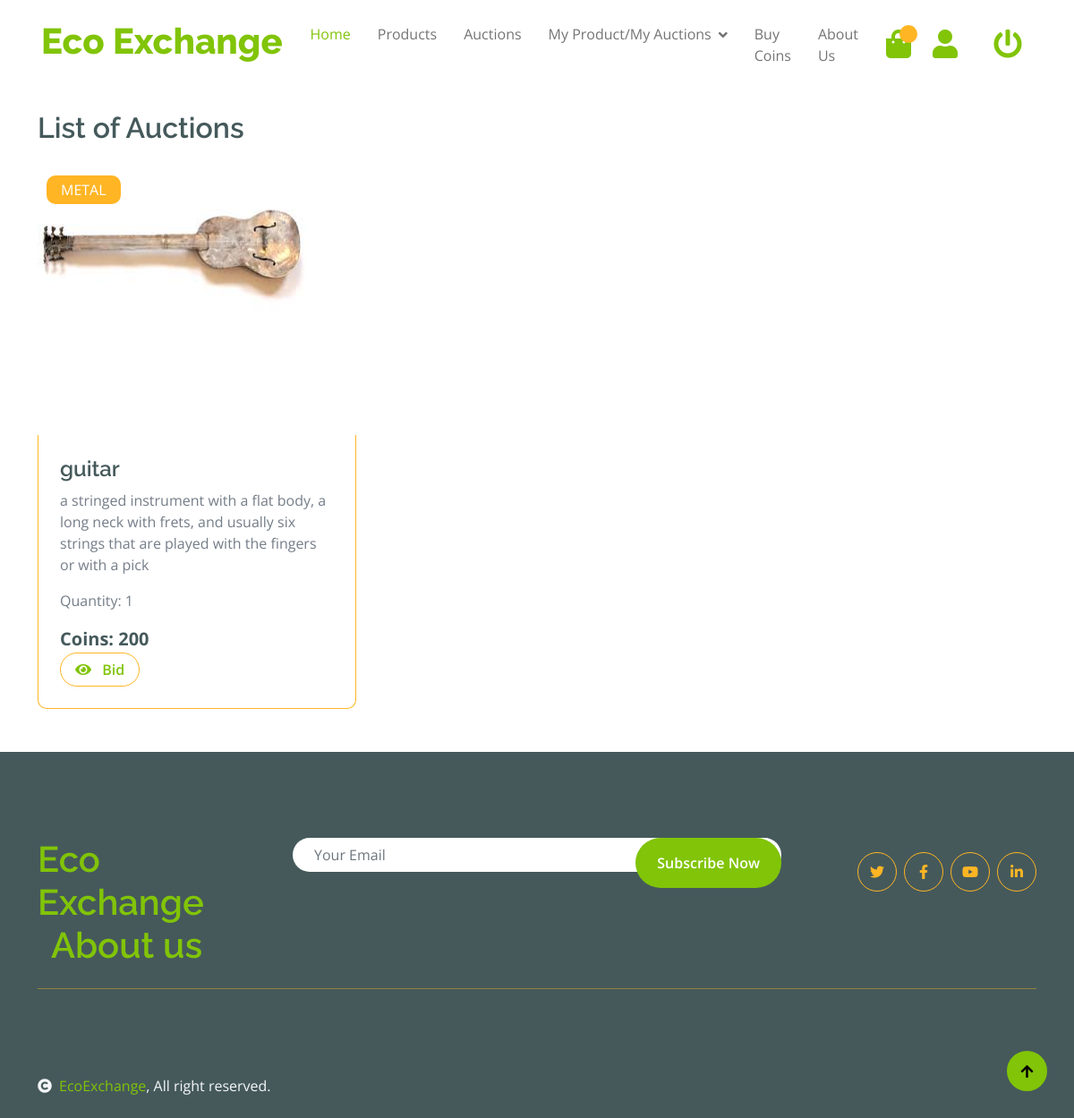
The page /all_auctions/ (signed in) on the database as committed earlier.
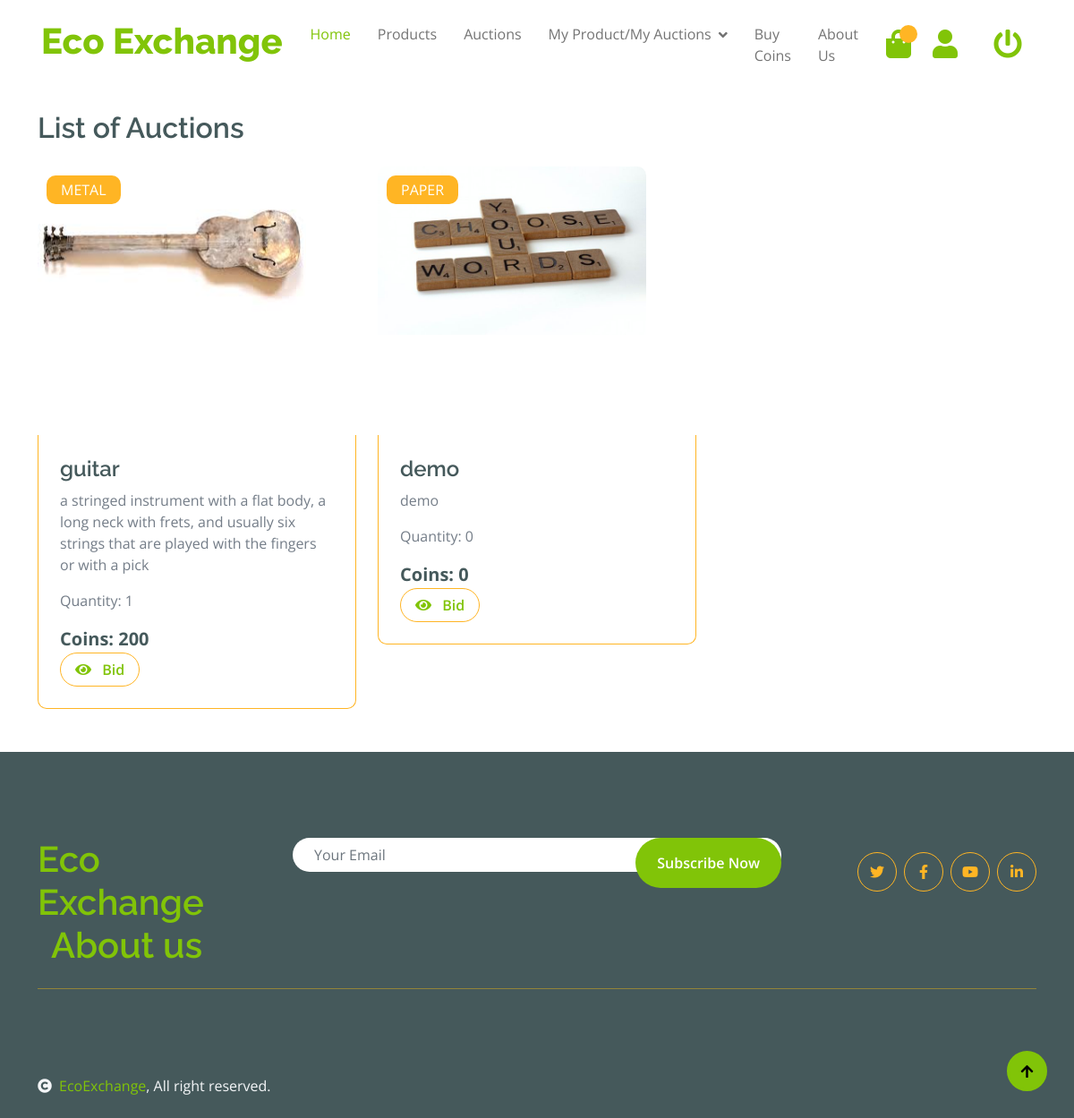
The same page on the database as committed later.
### product/models.py (models this page shows, shortened)
class Auction(models.Model):
    product = models.OneToOneField(Product, on_delete=models.CASCADE)
    current_bid = models.DecimalField(max_digits=10, decimal_places=2, default=0)
    current_winner = models.ForeignKey(Member, on_delete=models.SET_NULL, null=True, blank=True)
    start_time = models.DateTimeField()
    end_time = models.DateTimeField()

class Product(models.Model):
    CATEGORY_CHOICES = [
        ('PAPER', 'Paper'),
        ('PLASTIC', 'Plastic'),
        ('GLASS', 'Glass'),
        ('METAL', 'Metal'),
        ('ELECTRONICS', 'Electronics'),
        ('ORGANIC', 'Organic'),
        ('TEXTILES', 'Textiles'),
        ('BATTERIES', 'Batteries'),
        ('WOOD', 'Wood'),
        ('RUBBER', 'Rubber'),
        ('MIXED_MATERIALS', 'Mixed Materials'),
    ]
    product_id = models.AutoField(primary_key=True)
    product_name = models.CharField(max_length=255)
    product_description = models.TextField()
    image = models.ImageField(upload_to='img/')
    quantity = models.IntegerField(validators=[MinValueValidator(0)])
    price = models.IntegerField()
    category = models.CharField(max_length=50, choices=CATEGORY_CHOICES)
    user = models.ForeignKey(Member, on_delete=models.CASCADE)

### product/views.py (the view)
class AuctionAllListView(LoginRequiredMixin, ListView):
    model = Auction
    template_name = 'product/all_auctions.html'
    context_object_name = 'all_auctions'
    def get_queryset(self):
        user = self.request.user
        return Auction.objects.exclude(product__user=user)
    def get_context_data(self, **kwargs):
        context = super().get_context_data(**kwargs)
        context['auctions'] = self.get_queryset()
        return context

### product/templates/product/all_auctions.html
{% extends 'product/base.html' %}
{% block body %}
<div class="container mt-4">
    <div class="row">
        <div class="col-lg-12">
            <h2 class="mb-4">List of Auctions</h2>
            <div class="row g-4">
                {% for auction in auctions %}
                    <div class="col-md-6 col-lg-4">
                        <div class="rounded position-relative fruite-item">
                            <div class="fruite-img image-container">
                                <img src="{{ auction.product.image.url }}" alt="{{ auction.product.image }}" class="img-fluid w-100 rounded-top">
                            </div>
                            <div class="text-white bg-secondary px-3 py-1 rounded position-absolute" style="top: 10px; left: 10px;">{{ auction.product.category }}</div>
                            <div class="p-4 border border-secondary border-top-0 rounded-bottom">
                                <h4>{{ auction.product.product_name }}</h4>
                                <p>{{ auction.product.product_description }}</p>
                                <p>Quantity: {{ auction.product.quantity }}</p>
                                <p class="text-dark fs-5 fw-bold mb-0">Coins: {{ auction.product.price }}</p>
                                <div class="d-flex justify-content-between flex-lg-wrap">
                                    <a href="{% url 'auction_view' auction.product.product_id %}" class="btn border border-secondary rounded-pill px-3 text-primary">
                                        <i class="fa fa-eye me-2 text-primary"></i> Bid
                                    </a>
                                </div>
                            </div>
                        </div>
                    </div>
                {% empty %}
                    <p>No auctions available.</p>
                {% endfor %}
            </div>
        </div>
    </div>
</div>
{% endblock %}

Rows that differ between the two databases and show on the page:
added Auction: product.image (picture), product.category "PAPER", product.product_name "demo", product.product_description "demo", product.quantity "0", product.price "0"
